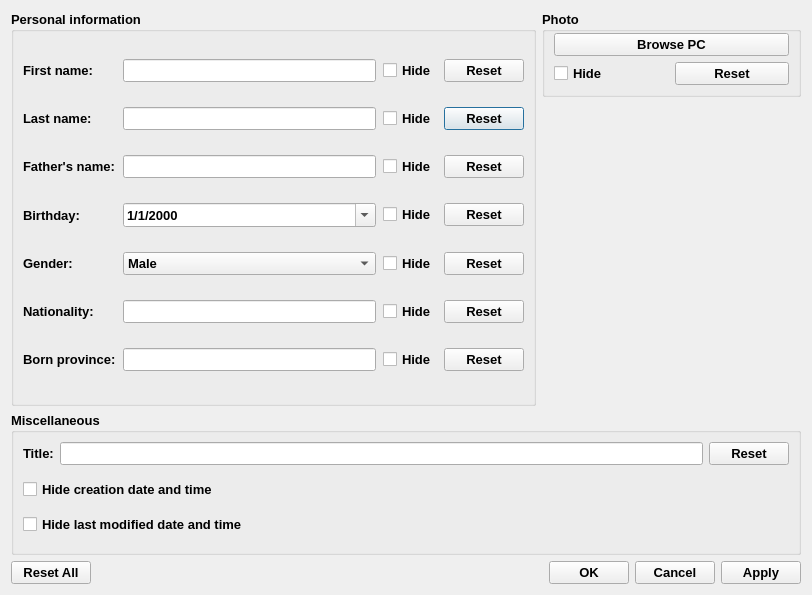
<?xml version="1.0" encoding="UTF-8"?>
<ui version="4.0">
 <class>InfoEditor</class>
 <widget class="QDialog" name="InfoEditor">
  <property name="geometry">
   <rect>
    <x>0</x>
    <y>0</y>
    <width>812</width>
    <height>595</height>
   </rect>
  </property>
  <property name="font">
   <font>
    <family>Segoe UI</family>
    <pointsize>10</pointsize>
    <weight>75</weight>
    <bold>true</bold>
   </font>
  </property>
  <property name="windowTitle">
   <string/>
  </property>
  <layout class="QGridLayout" name="gridLayout_2">
   <item row="2" column="0" rowspan="5" colspan="2">
    <widget class="QGroupBox" name="infoLayout">
     <property name="sizePolicy">
      <sizepolicy hsizetype="MinimumExpanding" vsizetype="MinimumExpanding">
       <horstretch>0</horstretch>
       <verstretch>0</verstretch>
      </sizepolicy>
     </property>
     <property name="title">
      <string>Personal information</string>
     </property>
     <layout class="QGridLayout" name="gridLayout" rowstretch="0,0,0,0,0,0,0">
      <property name="sizeConstraint">
       <enum>QLayout::SetNoConstraint</enum>
      </property>
      <property name="spacing">
       <number>7</number>
      </property>
      <item row="5" column="2">
       <widget class="QCheckBox" name="hideNationality">
        <property name="sizePolicy">
         <sizepolicy hsizetype="MinimumExpanding" vsizetype="Fixed">
          <horstretch>0</horstretch>
          <verstretch>0</verstretch>
         </sizepolicy>
        </property>
        <property name="text">
         <string>Hide</string>
        </property>
       </widget>
      </item>
      <item row="0" column="1">
       <widget class="QLineEdit" name="containerFirstName">
        <property name="sizePolicy">
         <sizepolicy hsizetype="MinimumExpanding" vsizetype="Fixed">
          <horstretch>50</horstretch>
          <verstretch>0</verstretch>
         </sizepolicy>
        </property>
       </widget>
      </item>
      <item row="3" column="0">
       <widget class="QLabel" name="labelBirthday">
        <property name="sizePolicy">
         <sizepolicy hsizetype="MinimumExpanding" vsizetype="Preferred">
          <horstretch>0</horstretch>
          <verstretch>0</verstretch>
         </sizepolicy>
        </property>
        <property name="text">
         <string>Birthday:</string>
        </property>
        <property name="buddy">
         <cstring>containerBirthday</cstring>
        </property>
       </widget>
      </item>
      <item row="1" column="3">
       <widget class="QPushButton" name="resetLastNameButton">
        <property name="sizePolicy">
         <sizepolicy hsizetype="MinimumExpanding" vsizetype="Fixed">
          <horstretch>0</horstretch>
          <verstretch>0</verstretch>
         </sizepolicy>
        </property>
        <property name="text">
         <string>Reset</string>
        </property>
       </widget>
      </item>
      <item row="4" column="1">
       <widget class="QComboBox" name="containerGender">
        <property name="sizePolicy">
         <sizepolicy hsizetype="MinimumExpanding" vsizetype="Fixed">
          <horstretch>50</horstretch>
          <verstretch>0</verstretch>
         </sizepolicy>
        </property>
        <item>
         <property name="text">
          <string>Male</string>
         </property>
        </item>
        <item>
         <property name="text">
          <string>Female</string>
         </property>
        </item>
       </widget>
      </item>
      <item row="4" column="3">
       <widget class="QPushButton" name="resetGenderButton">
        <property name="sizePolicy">
         <sizepolicy hsizetype="MinimumExpanding" vsizetype="Fixed">
          <horstretch>0</horstretch>
          <verstretch>0</verstretch>
         </sizepolicy>
        </property>
        <property name="text">
         <string>Reset</string>
        </property>
       </widget>
      </item>
      <item row="6" column="2">
       <widget class="QCheckBox" name="hideBornProvince">
        <property name="sizePolicy">
         <sizepolicy hsizetype="MinimumExpanding" vsizetype="Fixed">
          <horstretch>0</horstretch>
          <verstretch>0</verstretch>
         </sizepolicy>
        </property>
        <property name="text">
         <string>Hide</string>
        </property>
       </widget>
      </item>
      <item row="2" column="1">
       <widget class="QLineEdit" name="containerFatherName">
        <property name="sizePolicy">
         <sizepolicy hsizetype="MinimumExpanding" vsizetype="Fixed">
          <horstretch>50</horstretch>
          <verstretch>0</verstretch>
         </sizepolicy>
        </property>
       </widget>
      </item>
      <item row="3" column="1">
       <widget class="QDateEdit" name="containerBirthday">
        <property name="sizePolicy">
         <sizepolicy hsizetype="MinimumExpanding" vsizetype="Fixed">
          <horstretch>50</horstretch>
          <verstretch>0</verstretch>
         </sizepolicy>
        </property>
        <property name="font">
         <font>
          <family>Segoe UI</family>
          <pointsize>10</pointsize>
          <weight>75</weight>
          <bold>true</bold>
          <stylestrategy>PreferAntialias</stylestrategy>
         </font>
        </property>
        <property name="accelerated">
         <bool>false</bool>
        </property>
        <property name="keyboardTracking">
         <bool>false</bool>
        </property>
        <property name="displayFormat">
         <string>M/d/yyyy</string>
        </property>
        <property name="calendarPopup">
         <bool>true</bool>
        </property>
        <property name="timeSpec">
         <enum>Qt::UTC</enum>
        </property>
       </widget>
      </item>
      <item row="5" column="1">
       <widget class="QLineEdit" name="containerNationality">
        <property name="sizePolicy">
         <sizepolicy hsizetype="MinimumExpanding" vsizetype="Fixed">
          <horstretch>50</horstretch>
          <verstretch>0</verstretch>
         </sizepolicy>
        </property>
       </widget>
      </item>
      <item row="5" column="3">
       <widget class="QPushButton" name="resetNationalityButton">
        <property name="sizePolicy">
         <sizepolicy hsizetype="MinimumExpanding" vsizetype="Fixed">
          <horstretch>0</horstretch>
          <verstretch>0</verstretch>
         </sizepolicy>
        </property>
        <property name="text">
         <string>Reset</string>
        </property>
       </widget>
      </item>
      <item row="0" column="2">
       <widget class="QCheckBox" name="hideFirstName">
        <property name="sizePolicy">
         <sizepolicy hsizetype="MinimumExpanding" vsizetype="Fixed">
          <horstretch>0</horstretch>
          <verstretch>0</verstretch>
         </sizepolicy>
        </property>
        <property name="text">
         <string>Hide</string>
        </property>
       </widget>
      </item>
      <item row="6" column="1">
       <widget class="QLineEdit" name="containerBornProvince">
        <property name="sizePolicy">
         <sizepolicy hsizetype="MinimumExpanding" vsizetype="Fixed">
          <horstretch>50</horstretch>
          <verstretch>0</verstretch>
         </sizepolicy>
        </property>
       </widget>
      </item>
      <item row="4" column="0">
       <widget class="QLabel" name="labelGender">
        <property name="sizePolicy">
         <sizepolicy hsizetype="MinimumExpanding" vsizetype="Preferred">
          <horstretch>0</horstretch>
          <verstretch>0</verstretch>
         </sizepolicy>
        </property>
        <property name="text">
         <string>Gender:</string>
        </property>
        <property name="buddy">
         <cstring>containerGender</cstring>
        </property>
       </widget>
      </item>
      <item row="2" column="0">
       <widget class="QLabel" name="labelFatherName">
        <property name="sizePolicy">
         <sizepolicy hsizetype="MinimumExpanding" vsizetype="Preferred">
          <horstretch>0</horstretch>
          <verstretch>0</verstretch>
         </sizepolicy>
        </property>
        <property name="text">
         <string>Father's name:</string>
        </property>
        <property name="buddy">
         <cstring>containerFatherName</cstring>
        </property>
       </widget>
      </item>
      <item row="3" column="2">
       <widget class="QCheckBox" name="hideBirthday">
        <property name="sizePolicy">
         <sizepolicy hsizetype="MinimumExpanding" vsizetype="Fixed">
          <horstretch>0</horstretch>
          <verstretch>0</verstretch>
         </sizepolicy>
        </property>
        <property name="text">
         <string>Hide</string>
        </property>
       </widget>
      </item>
      <item row="0" column="0">
       <widget class="QLabel" name="labelFirstName">
        <property name="sizePolicy">
         <sizepolicy hsizetype="MinimumExpanding" vsizetype="Preferred">
          <horstretch>0</horstretch>
          <verstretch>0</verstretch>
         </sizepolicy>
        </property>
        <property name="text">
         <string>First name:</string>
        </property>
        <property name="buddy">
         <cstring>containerFirstName</cstring>
        </property>
       </widget>
      </item>
      <item row="4" column="2">
       <widget class="QCheckBox" name="hideGender">
        <property name="sizePolicy">
         <sizepolicy hsizetype="MinimumExpanding" vsizetype="Fixed">
          <horstretch>0</horstretch>
          <verstretch>0</verstretch>
         </sizepolicy>
        </property>
        <property name="text">
         <string>Hide</string>
        </property>
       </widget>
      </item>
      <item row="1" column="1">
       <widget class="QLineEdit" name="containerLastName">
        <property name="sizePolicy">
         <sizepolicy hsizetype="MinimumExpanding" vsizetype="Fixed">
          <horstretch>50</horstretch>
          <verstretch>0</verstretch>
         </sizepolicy>
        </property>
       </widget>
      </item>
      <item row="2" column="2">
       <widget class="QCheckBox" name="hideFatherName">
        <property name="sizePolicy">
         <sizepolicy hsizetype="MinimumExpanding" vsizetype="Fixed">
          <horstretch>0</horstretch>
          <verstretch>0</verstretch>
         </sizepolicy>
        </property>
        <property name="text">
         <string>Hide</string>
        </property>
       </widget>
      </item>
      <item row="0" column="3">
       <widget class="QPushButton" name="resetFirstNameButton">
        <property name="sizePolicy">
         <sizepolicy hsizetype="MinimumExpanding" vsizetype="Fixed">
          <horstretch>0</horstretch>
          <verstretch>0</verstretch>
         </sizepolicy>
        </property>
        <property name="text">
         <string>Reset</string>
        </property>
       </widget>
      </item>
      <item row="1" column="2">
       <widget class="QCheckBox" name="hideLastName">
        <property name="sizePolicy">
         <sizepolicy hsizetype="MinimumExpanding" vsizetype="Fixed">
          <horstretch>0</horstretch>
          <verstretch>0</verstretch>
         </sizepolicy>
        </property>
        <property name="text">
         <string>Hide</string>
        </property>
       </widget>
      </item>
      <item row="3" column="3">
       <widget class="QPushButton" name="resetBirthdayButton">
        <property name="sizePolicy">
         <sizepolicy hsizetype="MinimumExpanding" vsizetype="Fixed">
          <horstretch>0</horstretch>
          <verstretch>0</verstretch>
         </sizepolicy>
        </property>
        <property name="text">
         <string>Reset</string>
        </property>
       </widget>
      </item>
      <item row="6" column="0">
       <widget class="QLabel" name="labelBornProvince">
        <property name="sizePolicy">
         <sizepolicy hsizetype="MinimumExpanding" vsizetype="Preferred">
          <horstretch>0</horstretch>
          <verstretch>0</verstretch>
         </sizepolicy>
        </property>
        <property name="text">
         <string>Born province:</string>
        </property>
        <property name="buddy">
         <cstring>containerBornProvince</cstring>
        </property>
       </widget>
      </item>
      <item row="6" column="3">
       <widget class="QPushButton" name="resetBornProvinceButton">
        <property name="sizePolicy">
         <sizepolicy hsizetype="MinimumExpanding" vsizetype="Fixed">
          <horstretch>0</horstretch>
          <verstretch>0</verstretch>
         </sizepolicy>
        </property>
        <property name="text">
         <string>Reset</string>
        </property>
       </widget>
      </item>
      <item row="1" column="0">
       <widget class="QLabel" name="labelLastName">
        <property name="sizePolicy">
         <sizepolicy hsizetype="MinimumExpanding" vsizetype="Preferred">
          <horstretch>0</horstretch>
          <verstretch>0</verstretch>
         </sizepolicy>
        </property>
        <property name="text">
         <string>Last name:</string>
        </property>
        <property name="buddy">
         <cstring>containerLastName</cstring>
        </property>
       </widget>
      </item>
      <item row="2" column="3">
       <widget class="QPushButton" name="resetFatherNameButton">
        <property name="sizePolicy">
         <sizepolicy hsizetype="MinimumExpanding" vsizetype="Fixed">
          <horstretch>0</horstretch>
          <verstretch>0</verstretch>
         </sizepolicy>
        </property>
        <property name="text">
         <string>Reset</string>
        </property>
       </widget>
      </item>
      <item row="5" column="0">
       <widget class="QLabel" name="labelNationality">
        <property name="sizePolicy">
         <sizepolicy hsizetype="MinimumExpanding" vsizetype="Preferred">
          <horstretch>0</horstretch>
          <verstretch>0</verstretch>
         </sizepolicy>
        </property>
        <property name="text">
         <string>Nationality:</string>
        </property>
        <property name="buddy">
         <cstring>containerNationality</cstring>
        </property>
       </widget>
      </item>
     </layout>
    </widget>
   </item>
   <item row="9" column="0" colspan="3">
    <layout class="QHBoxLayout" name="buttonContainer">
     <property name="topMargin">
      <number>0</number>
     </property>
     <item>
      <widget class="QPushButton" name="buttonResetAll">
       <property name="text">
        <string>Reset All</string>
       </property>
      </widget>
     </item>
     <item>
      <spacer name="spacerButtonContainer">
       <property name="orientation">
        <enum>Qt::Horizontal</enum>
       </property>
       <property name="sizeHint" stdset="0">
        <size>
         <width>40</width>
         <height>20</height>
        </size>
       </property>
      </spacer>
     </item>
     <item>
      <widget class="QPushButton" name="buttonOk">
       <property name="text">
        <string>OK</string>
       </property>
      </widget>
     </item>
     <item>
      <widget class="QPushButton" name="buttonCancel">
       <property name="text">
        <string>Cancel</string>
       </property>
      </widget>
     </item>
     <item>
      <widget class="QPushButton" name="buttonApply">
       <property name="text">
        <string>Apply</string>
       </property>
      </widget>
     </item>
    </layout>
   </item>
   <item row="7" column="0" rowspan="2" colspan="3">
    <widget class="QGroupBox" name="miscellaneousLayout">
     <property name="sizePolicy">
      <sizepolicy hsizetype="Minimum" vsizetype="Preferred">
       <horstretch>0</horstretch>
       <verstretch>0</verstretch>
      </sizepolicy>
     </property>
     <property name="title">
      <string>Miscellaneous</string>
     </property>
     <layout class="QVBoxLayout" name="verticalLayout_3">
      <property name="topMargin">
       <number>1</number>
      </property>
      <item>
       <layout class="QHBoxLayout" name="titleLayout">
        <item>
         <widget class="QLabel" name="labelInfoTitle">
          <property name="text">
           <string>Title:</string>
          </property>
          <property name="buddy">
           <cstring>containerInfoTitle</cstring>
          </property>
         </widget>
        </item>
        <item>
         <widget class="QLineEdit" name="containerInfoTitle">
          <property name="toolTip">
           <string>The text will appear in the list to represent the information</string>
          </property>
         </widget>
        </item>
        <item>
         <widget class="QPushButton" name="resetTitleButton">
          <property name="text">
           <string>Reset</string>
          </property>
         </widget>
        </item>
       </layout>
      </item>
      <item>
       <widget class="QCheckBox" name="hideCreation">
        <property name="text">
         <string>Hide creation date and time</string>
        </property>
       </widget>
      </item>
      <item>
       <widget class="QCheckBox" name="hideLastModified">
        <property name="text">
         <string>Hide last modified date and time</string>
        </property>
       </widget>
      </item>
     </layout>
    </widget>
   </item>
   <item row="2" column="2">
    <widget class="QGroupBox" name="photoContainer">
     <property name="title">
      <string>Photo</string>
     </property>
     <layout class="QVBoxLayout" name="photoLayout">
      <property name="topMargin">
       <number>1</number>
      </property>
      <item>
       <widget class="QPushButton" name="buttonBrowsePC">
        <property name="text">
         <string>Browse PC</string>
        </property>
       </widget>
      </item>
      <item>
       <layout class="QHBoxLayout" name="horizontalLayout">
        <property name="topMargin">
         <number>0</number>
        </property>
        <item>
         <widget class="QCheckBox" name="hidePhoto">
          <property name="text">
           <string>Hide</string>
          </property>
         </widget>
        </item>
        <item>
         <widget class="QPushButton" name="resetPhotoButton">
          <property name="text">
           <string>Reset</string>
          </property>
         </widget>
        </item>
       </layout>
      </item>
     </layout>
    </widget>
   </item>
  </layout>
 </widget>
 <tabstops>
  <tabstop>containerFirstName</tabstop>
  <tabstop>containerLastName</tabstop>
  <tabstop>containerFatherName</tabstop>
  <tabstop>containerBirthday</tabstop>
  <tabstop>containerGender</tabstop>
  <tabstop>containerNationality</tabstop>
  <tabstop>containerBornProvince</tabstop>
  <tabstop>containerInfoTitle</tabstop>
  <tabstop>hideCreation</tabstop>
  <tabstop>hideLastModified</tabstop>
  <tabstop>hideFirstName</tabstop>
  <tabstop>hideLastName</tabstop>
  <tabstop>hideFatherName</tabstop>
  <tabstop>hideBirthday</tabstop>
  <tabstop>hideGender</tabstop>
  <tabstop>hideNationality</tabstop>
  <tabstop>hideBornProvince</tabstop>
  <tabstop>resetFirstNameButton</tabstop>
  <tabstop>resetLastNameButton</tabstop>
  <tabstop>resetFatherNameButton</tabstop>
  <tabstop>resetBirthdayButton</tabstop>
  <tabstop>resetGenderButton</tabstop>
  <tabstop>resetNationalityButton</tabstop>
  <tabstop>resetBornProvinceButton</tabstop>
  <tabstop>resetTitleButton</tabstop>
  <tabstop>buttonOk</tabstop>
  <tabstop>buttonCancel</tabstop>
  <tabstop>buttonApply</tabstop>
 </tabstops>
 <resources/>
 <connections/>
</ui>
